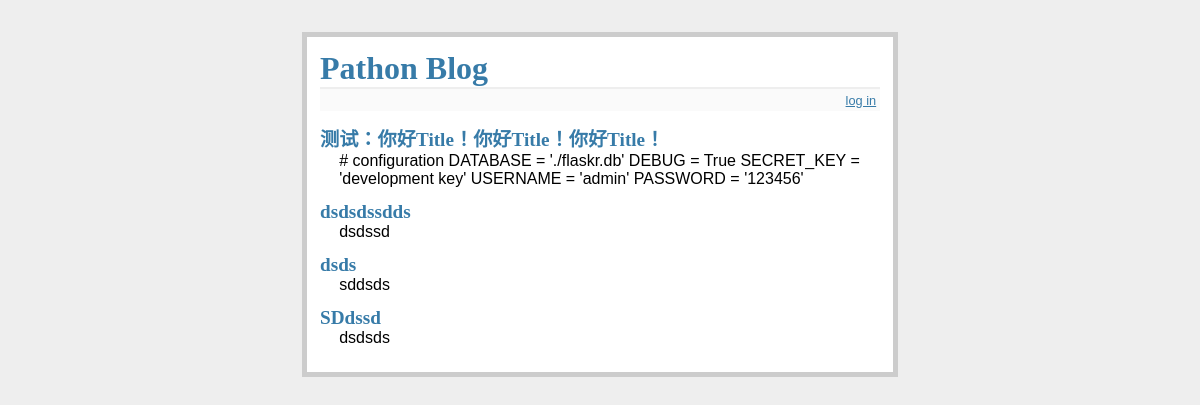
Before: / with the older database file.
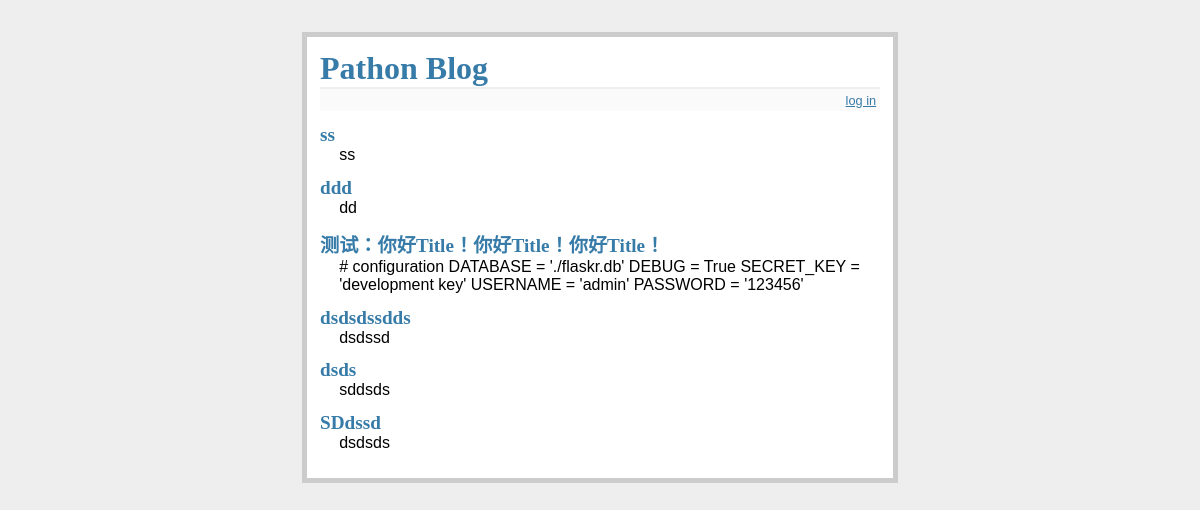
After: the same page with the newer database file.
### tables this page shows
CREATE TABLE entries (  id integer primary key autoincrement,  title string not null,  text string not null);

### apblog.py (the view)
@app.route('/')
def lists():
    cur = g.db.execute('select title, text from entries order by id desc')
    entries = [dict(title=row[0], text=row[1]) for row in cur.fetchall()]
    return render_template('blog/lists.htm', entries=entries)

### apblog.py (called while the page is built)
def connect_db():
    return sqlite3.connect(app.config['DATABASE'])

@app.before_request
def before_request():
    g.db = connect_db()

@app.teardown_request
def teardown_request(exception):
    g.db.close()

### templates/blog/lists.htm (shortened to what this page needs)
{% extends "blog/layout.htm" %}
{% block body %}
  <ul class=entries>
  {% for entry in entries %}
    <li><h2>{{ entry.title }}</h2>{{ entry.text|safe }}
  {% else %}
    <li><em>Unbelievable.  No entries here so far</em>
  {% endfor %}
  </ul>
{% endblock %}

### templates/blog/layout.htm (shortened to what this page needs)
<!doctype html>
<link rel=stylesheet type=text/css href="{{ url_for('static', filename='style.css') }}">
<div class=page>
  <h1>Pathon Blog</h1>
  <div class=metanav>
  {% if not session.logged_in %}
    <a href="{- url_for('login') -}">log in</a>
  {% else %}
    <a href="{- url_for('logout') -}">log out</a>
  {% endif %}
  </div>
  {% block body %}{% endblock %}
</div>

### static/style.css (style rules this page uses)
a, h1, h2 { color: #377BA8; }
h1, h2 { font-family: 'Georgia', serif; margin: 0; }
h1 { border-bottom: 2px solid #eee; }
h2 { font-size: 1.2em; }
.page { margin: 2em auto; width: 35em; border: 5px solid #ccc; padding: 0.8em; background: white; }
.entries { list-style: none; margin: 0; padding: 0; }
.entries li { margin: 0.8em 1.2em; }
.entries li h2 { margin-left: -1em; }
.metanav { text-align: right; font-size: 0.8em; padding: 0.3em; margin-bottom: 1em; background: #fafafa; }

Changed rows visible on the page:
added entries: title "ss", text "ss"
added entries: title "ddd", text "dd"
